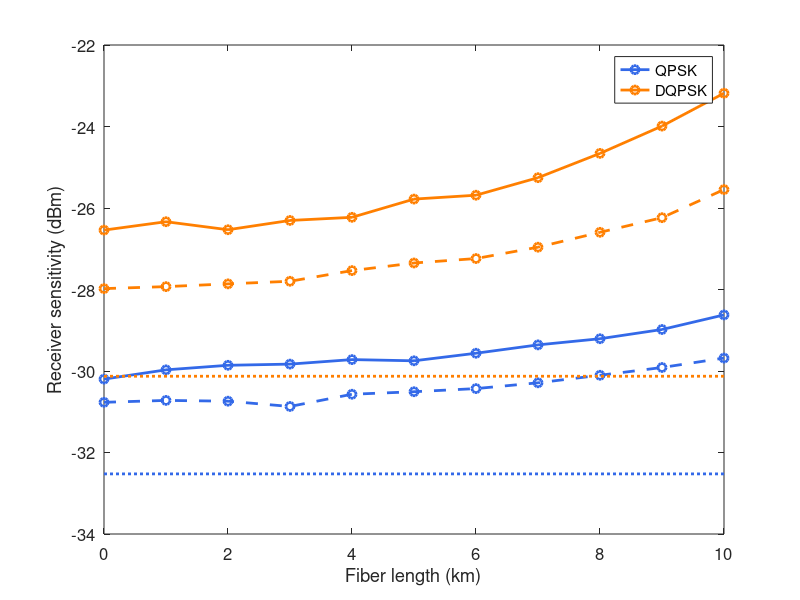

The MATLAB script that drew this image:
%% Plot final curves
clear, clc, close all

Lspan = 0:10;
Prec_dqpsk_theory = [-30.1284261077549,-30.1284261077549,-30.1284261077549,-30.1284261077549,-30.1284261077549,-30.1284261077549,-30.1284261077549,-30.1284261077549,-30.1284261077549,-30.1284261077549,-30.1284261077549];
Prec_dqpsk_enob4 = [-26.5425867550074,-26.3366940184331,-26.5332663219999,-26.3054542230310,-26.2285078752495,-25.7813502523169,-25.6861388160907,-25.2559785980040,-24.6597576820493,-23.9896945043901,-23.1834648497271];
Prec_dqpsk_enobInf = [-27.9779902099372,-27.9294281911093,-27.8616600209428,-27.7979720197385,-27.5358341748796,-27.3494848593896,-27.2403129958443,-26.9616325417719,-26.5963556913557,-26.2374018073473,-25.5475599973890];

% QPSK assumes DPLL
Prec_qpsk_theory = [-32.5250233495152,-32.5250233495152,-32.5250233495152,-32.5250233495152,-32.5250233495152,-32.5250233495152,-32.5250233495152,-32.5250233495152,-32.5250233495152,-32.5250233495152,-32.5250233495152];
Prec_qpsk_enob4 = [-30.1989069947056,-29.9715426479822,-29.8597173545040,-29.8309520745951,-29.7199885241380,-29.7497531030089,-29.5640683285256,-29.3588734714837,-29.2081431193596,-28.9815007252740,-28.6234301858235];
Prec_qpsk_enobInf = [-30.7682600779459,-30.7218092989141,-30.7407887997361,-30.8704203890362,-30.5703691999887,-30.5085963805337,-30.4316297227746,-30.2897166291723,-30.1044925743504,-29.9141396575355,-29.6825721021575];

Color = {[51, 105, 232]/255, [255,127,0]/255};

figure, hold on, box on
plot(Lspan, Prec_qpsk_enob4, '-o', 'Color', Color{1}, 'LineWidth', 2)
plot(Lspan, Prec_dqpsk_enob4, '-o', 'Color', Color{2}, 'LineWidth', 2)
plot(Lspan, Prec_qpsk_theory, ':', 'Color',  Color{1}, 'LineWidth', 2)
plot(Lspan, Prec_qpsk_enobInf, '--o', 'Color', Color{1}, 'LineWidth', 2)
plot(Lspan, Prec_dqpsk_enobInf, '--o', 'Color', Color{2}, 'LineWidth', 2)
plot(Lspan, Prec_dqpsk_theory, ':', 'Color', Color{2}, 'LineWidth', 2)
legend('QPSK', 'DQPSK')
xlabel('Fiber length (km)', 'FontSize', 12)
ylabel('Receiver sensitivity (dBm)', 'FontSize', 12)
set(gca, 'FontSize', 12)